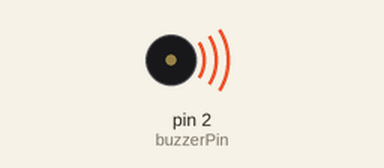
A sketch run on a simulated Arduino Uno, built with avr-gcc and run on an emulated ATmega328P. Parts: buzzer (waves = sounding, pin HIGH). What the sketch prints to the serial monitor is not drawn.

Above: at 0.5 s.
Timing chart, 0 to 3.0 s (numbered marks = the images above):
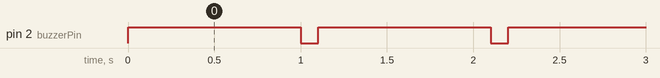

The sketch:

BUZZER.ino
```cpp
int buzzerPin = 2;// 2 or 4 (depends on board)

void setup (){

        Serial.begin(115200);
        Serial.println(".....starting.....");

        pinMode (buzzerPin, OUTPUT);
}

void loop (){

  Serial.println("Tone sending...");
  digitalWrite (buzzerPin, HIGH); //send tone
  delay(1000);
  Serial.println("Tone stopping...");
  digitalWrite (buzzerPin, LOW); //no tone
  delay(100);

}
```

Measured:
- by itself, pin 2 (buzzerPin): alternates HIGH for 1.0 s and LOW for 0.10 s
